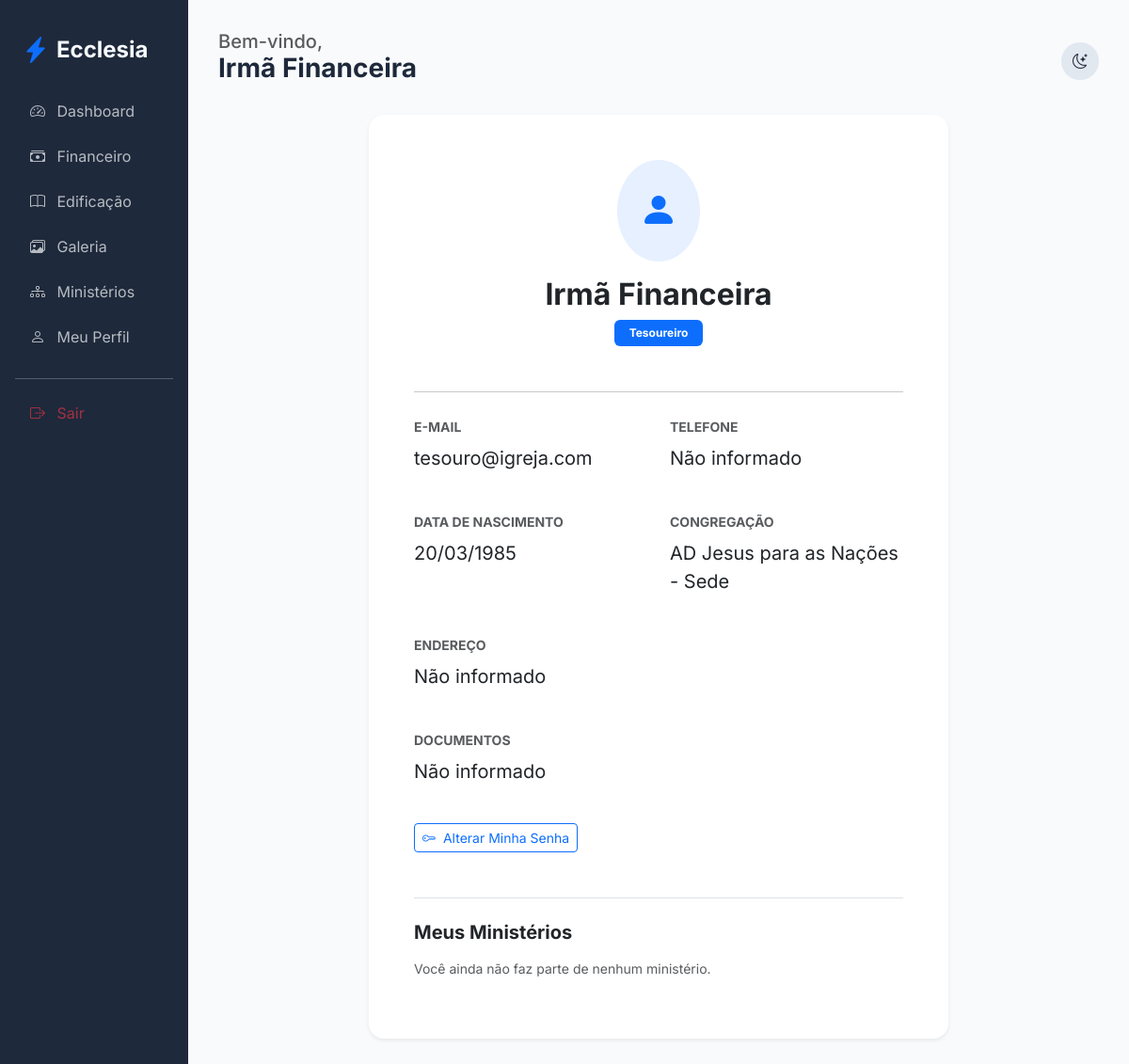
Page /members/profile (signed in) on the earlier database version.
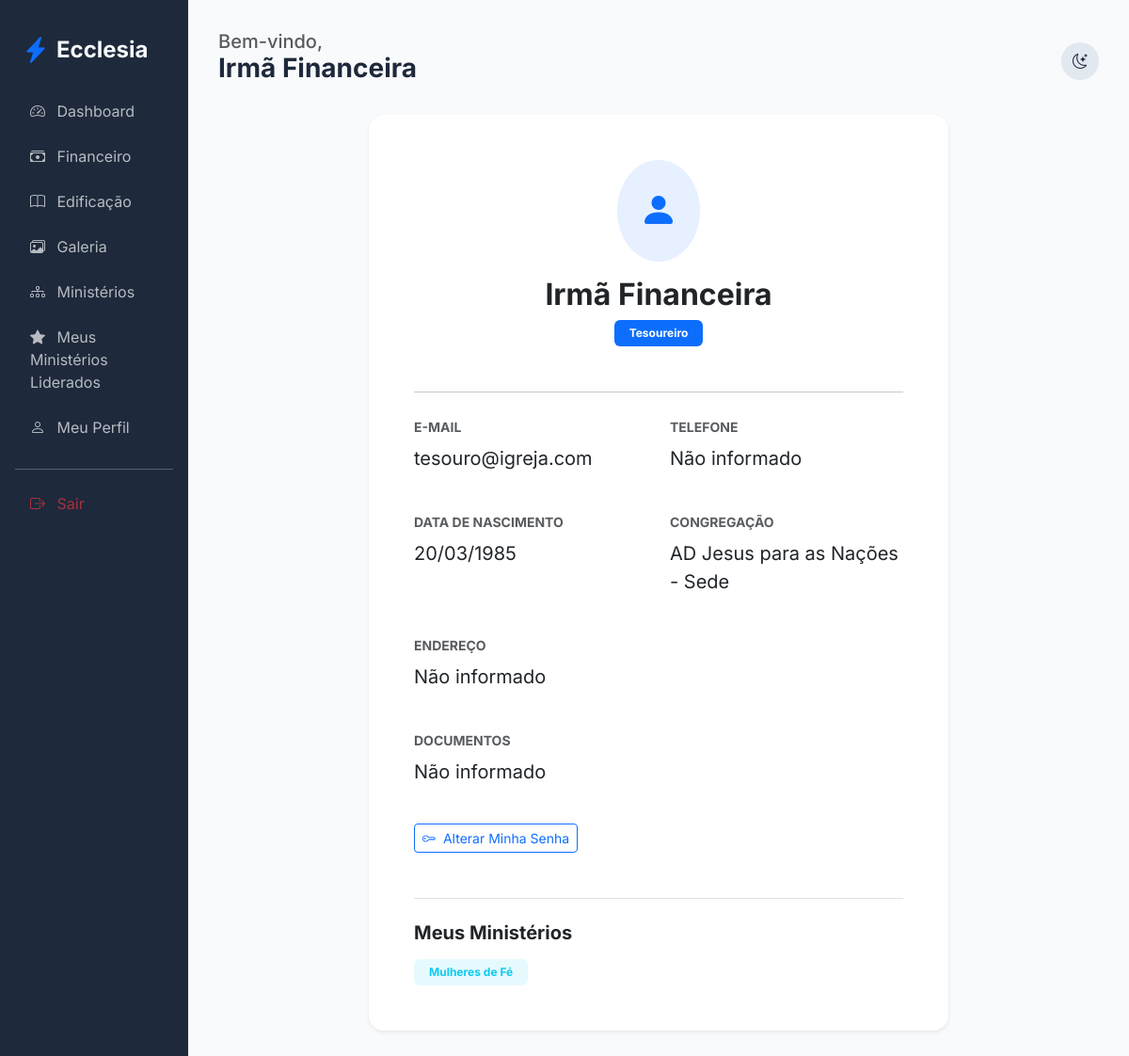
Same page on the later database version.
### app/core/models.py (models this page shows)
class Ministry(db.Model):
    id = db.Column(db.Integer, primary_key=True)
    name = db.Column(db.String(100), nullable=False)
    description = db.Column(db.Text)
    church_id = db.Column(db.Integer, db.ForeignKey('church.id'))
    leader_id = db.Column(db.Integer, db.ForeignKey('user.id'), nullable=True)
    events = db.relationship('Event', backref='ministry', lazy=True)
    leader = db.relationship('User', foreign_keys=[leader_id])

### app/modules/members/routes.py (the view)
@members_bp.route('/profile')
@login_required
def profile():
    return render_template('members/profile.html')

### app/templates/members/profile.html
{% extends "base.html" %}
{% block content %}
<div class="row justify-content-center">
    <div class="col-lg-8">
        <div class="card border-0 shadow-sm p-4 p-md-5">
            <div class="text-center mb-4">
                <div class="d-inline-block bg-primary bg-opacity-10 rounded-circle p-4 mb-3">
                    <i class="bi bi-person-fill text-primary fs-1"></i>
                </div>
                <h2 class="fw-bold">{{ current_user.name }}</h2>
                <span class="badge bg-primary px-3 py-2">{{ current_user.church_role.name if current_user.church_role else 'Sem cargo' }}</span>
            </div>
            <hr class="my-4 opacity-25">
            <div class="row g-4">
                <div class="col-md-6">
                    <label class="form-label small fw-bold text-muted">E-MAIL</label>
                    <p class="fs-5">{{ current_user.email }}</p>
                </div>
                <div class="col-md-6">
                    <label class="form-label small fw-bold text-muted">TELEFONE</label>
                    <p class="fs-5">{{ current_user.phone or 'Não informado' }}</p>
                </div>
                <div class="col-md-6">
                    <label class="form-label small fw-bold text-muted">DATA DE NASCIMENTO</label>
                    <p class="fs-5">{{ current_user.birth_date.strftime('%d/%m/%Y') if current_user.birth_date else 'Não informado' }}</p>
                </div>
                <div class="col-md-6">
                    <label class="form-label small fw-bold text-muted">CONGREGAÇÃO</label>
                    <p class="fs-5">{{ current_user.church.name if current_user.church else 'Não vinculada' }}</p>
                </div>
                <div class="col-12">
                    <label class="form-label small fw-bold text-muted">ENDEREÇO</label>
                    <p class="fs-5">{{ current_user.address or 'Não informado' }}</p>
                </div>
                <div class="col-12">
                    <label class="form-label small fw-bold text-muted">DOCUMENTOS</label>
                    <p class="fs-5">{{ current_user.documents or 'Não informado' }}</p>
                </div>
            </div>
            <div class="mt-4 d-flex gap-2">
                <a href="{{ url_for('auth.change_password') }}" class="btn btn-outline-primary btn-sm">
                    <i class="bi bi-key me-1"></i> Alterar Minha Senha
                </a>
            </div>
            <div class="mt-5 pt-4 border-top">
                <h5 class="fw-bold mb-3">Meus Ministérios</h5>
                <div class="d-flex flex-wrap gap-2">
                    {% for ministry in current_user.ministries %}
                    <span class="badge bg-info bg-opacity-10 text-info px-3 py-2">{{ ministry.name }}</span>
                    {% else %}
                    <p class="text-muted small">Você ainda não faz parte de nenhum ministério.</p>
                    {% endfor %}
                </div>
            </div>
        </div>
    </div>
</div>
{% endblock %}

### app/templates/base.html (shortened to what this page needs)
<!DOCTYPE html>
<html lang="pt-BR">
<head>
    <link href="https://cdn.jsdelivr.net/npm/bootstrap@5.3.0/dist/css/bootstrap.min.css" rel="stylesheet">
    <link href="https://cdn.jsdelivr.net/npm/bootstrap-icons@1.10.0/font/bootstrap-icons.css" rel="stylesheet">
    <link rel="stylesheet" href="{{ url_for('static', filename='css/premium.css') }}">
</head>
<body>
    <div class="container-fluid">
        <div class="row">
            {% if current_user.is_authenticated %}
            <div class="col-md-3 col-lg-2 sidebar d-none d-md-block">
                <div class="d-flex align-items-center mb-4 px-2">
                    <i class="bi bi-lightning-charge-fill text-primary fs-3 me-2"></i>
                    <h4 class="mb-0 fw-bold">Ecclesia</h4>
                </div>
                <nav class="nav flex-column">
                    <a class="nav-link {{ 'active' if request.endpoint == 'members.dashboard' }}" href="{{ url_for('members.dashboard') }}">
                        <i class="bi bi-speedometer2 me-2"></i> Dashboard
                    </a>
                    <a class="nav-link {{ 'active' if 'finance' in request.endpoint }}" href="{{ url_for('finance.dashboard') }}">
                        <i class="bi bi-cash-stack me-2"></i> Financeiro
                    </a>
                    <a class="nav-link {{ 'active' if 'edification' in request.endpoint }}" href="{{ url_for('edification.studies') }}">
                        <i class="bi bi-book me-2"></i> Edificação
                    </a>
                    <a class="nav-link {{ 'active' if 'gallery' in request.endpoint }}" href="{{ url_for('edification.gallery') }}">
                        <i class="bi bi-images me-2"></i> Galeria
                    </a>
                    <a class="nav-link {{ 'active' if 'ministries' in request.endpoint }}" href="{{ url_for('members.list_ministries') }}">
                        <i class="bi bi-diagram-3 me-2"></i> Ministérios
                    </a>
                    {% if current_user.is_authenticated %}
                        {% set has_led_ministries = namespace(value=false) %}
                        {% for ministry in current_user.ministries %}
                            {% if ministry.leader_id == current_user.id %}
                                {% set has_led_ministries.value = true %}
                            {% endif %}
                        {% endfor %}
                        {% if has_led_ministries.value %}
                        <a class="nav-link {{ 'active' if 'my_led_ministries' in request.endpoint }}" href="{{ url_for('members.my_led_ministries') }}">
                            <i class="bi bi-star-fill me-2"></i> Meus Ministérios Liderados
                        </a>
                        {% endif %}
                    {% endif %}
                    <a class="nav-link" href="{{ url_for('members.profile') }}">
                        <i class="bi bi-person me-2"></i> Meu Perfil
                    </a>
                    <hr class="my-3 opacity-25">
                    <a class="nav-link text-danger" href="{{ url_for('auth.logout') }}">
                        <i class="bi bi-box-arrow-right me-2"></i> Sair
                    </a>
                </nav>
            </div>
            {% endif %}
            <div class="col-md-9 col-lg-10 main-content {{ 'mx-auto' if not current_user.is_authenticated }}">
                <header class="d-flex justify-content-between align-items-center mb-4">
                    <div>
                        {% if current_user.is_authenticated %}
                        <h5 class="text-muted mb-0">Bem-vindo,</h5>
                        <h3 class="fw-bold">{{ current_user.name }}</h3>
                        {% endif %}
                    </div>
                    <div class="d-flex align-items-center gap-3">
                        <div class="theme-toggle" onclick="toggleTheme()">
                            <i class="bi bi-moon-stars" id="theme-icon"></i>
                        </div>
                    </div>
                </header>
                {% block content %}{% endblock %}
            </div>
        </div>
    </div>
</body>
</html>

Differences in the rows shown:
added Ministry: name "Mulheres de Fé"
Other differences:
text no longer shown: "Você ainda não faz parte de nenhum ministério."
text now shown: "Meus Ministérios Liderados"
